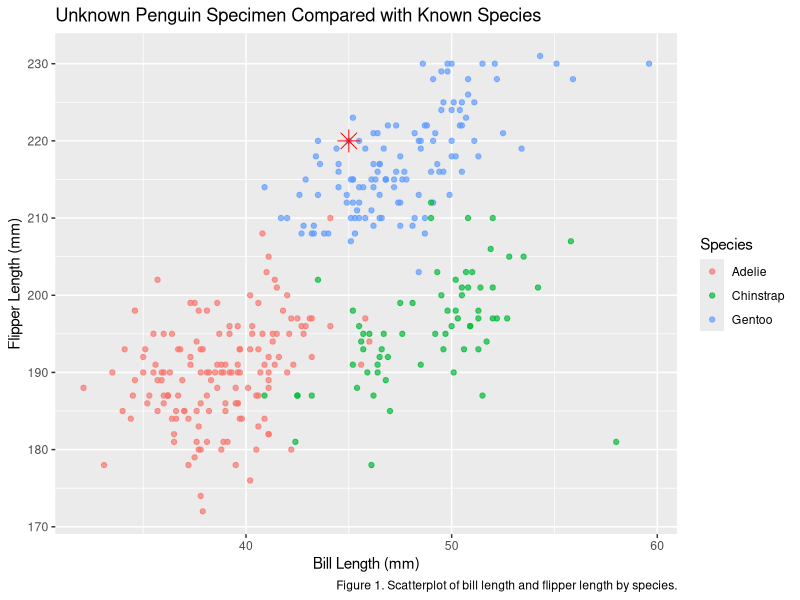

Write the R code that produced this figure.
## ---- chunk 1

knitr::opts_chunk$set(
  echo = FALSE,
  warning = FALSE,
  message = FALSE
)

library(palmerpenguins)
library(tidyverse)
library(nnet)
library(knitr)

data("penguins")
## ---- chunk 2
penguins_clean <- penguins %>%
  drop_na(species, bill_length_mm, flipper_length_mm)
## ---- chunk 3

species_summary <- penguins_clean %>%
  group_by(species) %>%
  summarise(
    `Avg Bill Length` = round(mean(bill_length_mm),1),
    `Avg Flipper Length` = round(mean(flipper_length_mm),1)
  )

unknown_row <- data.frame(
  species = "Unknown Specimen",
  `Avg Bill Length` = 45,
  `Avg Flipper Length` = 220,
  check.names = FALSE
)

comparison_table <- bind_rows(species_summary, unknown_row)

kable(
  comparison_table,
  caption = "Comparison of the Unknown Specimen with Typical Measurements by Species (mm)"
)

new_specimen <- tibble(
  bill_length_mm = 45,
  flipper_length_mm = 220
)

ggplot(penguins_clean, aes(x = bill_length_mm, y = flipper_length_mm, color = species)) +
  geom_point(alpha = 0.7) +
  geom_point(data = new_specimen,
             aes(x = bill_length_mm, y = flipper_length_mm),
             color = "red", size = 5, shape = 8) +
  labs(
    title = "Unknown Penguin Specimen Compared with Known Species",
    caption = "Figure 1. Scatterplot of bill length and flipper length by species.",
    x = "Bill Length (mm)",
    y = "Flipper Length (mm)",
    color = "Species"
  )
## ---- chunk 4
model <- multinom(
  species ~ bill_length_mm + flipper_length_mm,
  data = penguins_clean
)

prediction <- predict(model, newdata = new_specimen)

prediction

## ---- chunk 5
probabilities <- predict(model, newdata = new_specimen, type = "probs")

prob_table <- data.frame(
  Species = names(probabilities),
  Probability = round(as.numeric(probabilities) * 100, 1)
)

kable(
  prob_table,
  caption = "Estimated Probability of Species Membership"
)
